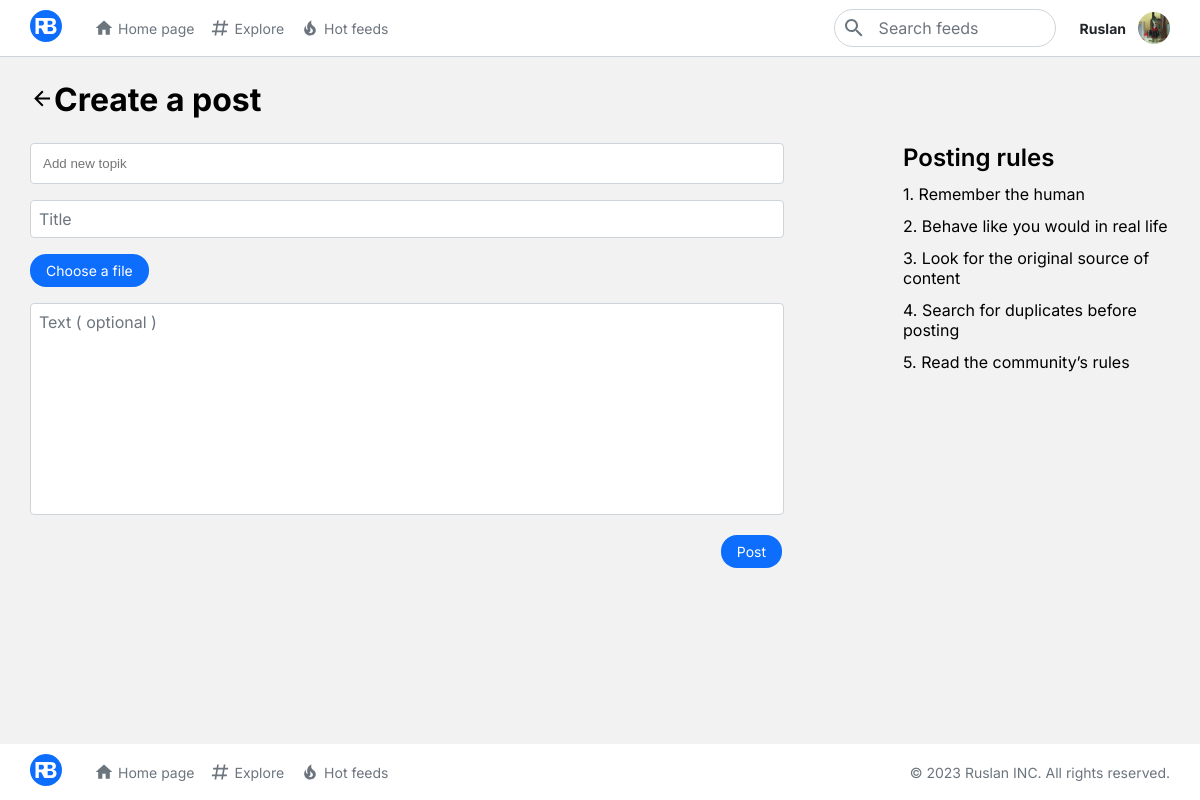
Page /create_post/ (signed in) on the committed database.
### users/models.py (models this page shows)
class User(AbstractUser):
    bio = models.TextField(_("bio"), max_length=500, blank=True)
    avatar = models.ImageField("Аватар", upload_to="profile/avatars/", blank=True, null=True)
    background = models.ImageField("Бєкграунд", upload_to="profile/backgrounds/", blank=True, null=True)

### blog/views.py (the view, shortened to what this page needs)
# urls.py: path('create_post/', AddPost.as_view(), name='add_post'),
class AddPost(View):
    template_name = "blog/post_create.html"
    def get(self, request):
        context = {
            'page_name': 'Create a post',
        }
        return render(request, self.template_name, context)

### templates/blog/post_create.html
{% extends 'blog/page_layout.html' %}
{% block contant %}
	<div class="contant">
		<div class="container">
			{% include "include/title_with_back.html" %}
			<div class="row">
				<div class="col-lg-8">
					{% include "include/create_post_form.html" %}
				</div>
				<div class="col-lg-1"></div>
				<div class="col-lg-3">
					<div class="sticky">
						<div class="rools_for_post">
							<h3>Posting rules</h3>
                            <p>1. Remember the human</p>
                            <p>2. Behave like you would in real life</p>
                            <p>3. Look for the original source of content</p>
                            <p>4. Search for duplicates before posting</p>
                            <p>5. Read the community’s rules</p>
						</div>
					</div>
				</div>
			</div>
		</div>
	</div>
{% endblock %}

### templates/include/header.html (shortened to what this page needs)
{% load static %}
<header class="bg_white header fixed d-flex align-items-center">
    <div class="container">
        <div class="row">
            <div class="col">
                <div class="d-flex justify-content-between align-items-center">
                    <div class="d-flex align-items-center">
                        <div class="logo">
                        </div>
                        {% include "include/naw.html" %}
                    </div>
                    <div class="d-flex align-items-center search_box">
                        <div class="search">
                            <form action="{% url 'search' %}" method="get" id="search_form">
                                <input type="text" name="q" id="" placeholder="Search feeds">
                            </form>
                        </div>
                        {% if user.is_authenticated %}
                            <div class="profile">
                                <a href="{% url 'logout' %}"><p>{{ user }}</p></a>
                                {% if user.avatar %}
                                    <img src="{{ user.avatar.url }}" alt="" class="profile_img">
                                {% else %}
                                    <img src="{% static 'img/profile.png' %}" alt="" class="profile_img">
                                {% endif %}
                            </div>
                        {% else %}
                            <a href="{% url 'login' %}" class="btn btn-outline-primary margin-l"><p>login</p></a>
                            <a href="{% url 'register' %}" class="btn btn-primary margin-l"><p>Register</p></a>
                        {% endif %}
                    </div>
                </div>
            </div>
        </div>
    </div>
</header>

### static/css/style.css (style rules this page uses)
a { text-decoration:none }
body { margin:0 }
.bg_white { background:#fff }
.fixed { position:fixed;top:0;z-index:100;width:100% }
.header { height:56px;border-bottom:#ced4da solid 1px }
.header .logo { margin-right:32px }
.header .logo svg { height:32px;width:32px;fill:#0d6efd }
.header .search { position:relative }
.header .search svg { position:absolute;left:8px;top:0;bottom:0;margin:auto;fill:#6c757d;height:24px;width:24px }
.header .search input { font-family:'Inter', sans-serif;font-size:14px;font-size:16px;color:#212529;width:168px;border-radius:20px;padding:8px;border:#ced4da solid 1px;padding-left:44px }
.header .search input::placeholder { color:#6c757d }
.header .profile { display:flex;align-items:center;margin-left:24px }
.header .profile img { margin-left:12px;border-radius:16px;height:32px;width:32px }
.header .profile p { font-family:'Inter', sans-serif;font-size:14px;font-weight:bold;color:#212529 }
.contant { min-height:calc(100vh - 56px - 56px);background:#F2F2F2;margin-top:56px }
.profile_img { height:32px;width:32px;border-radius:16px }
.sticky { position:sticky;top:calc(56px + 24px) }
.rools_for_post h3 { font-family:'Inter', sans-serif;font-size:24px;font-weight:600;margin:0;margin-bottom:12px }
.rools_for_post p { font-family:'Inter', sans-serif;font-size:16px;font-weight:400;margin:0;margin-bottom:12px }

### rows in the picture
User: username "Ruslan", avatar (picture)

### other values in the picture
{{ page_name }} "Create a post"
